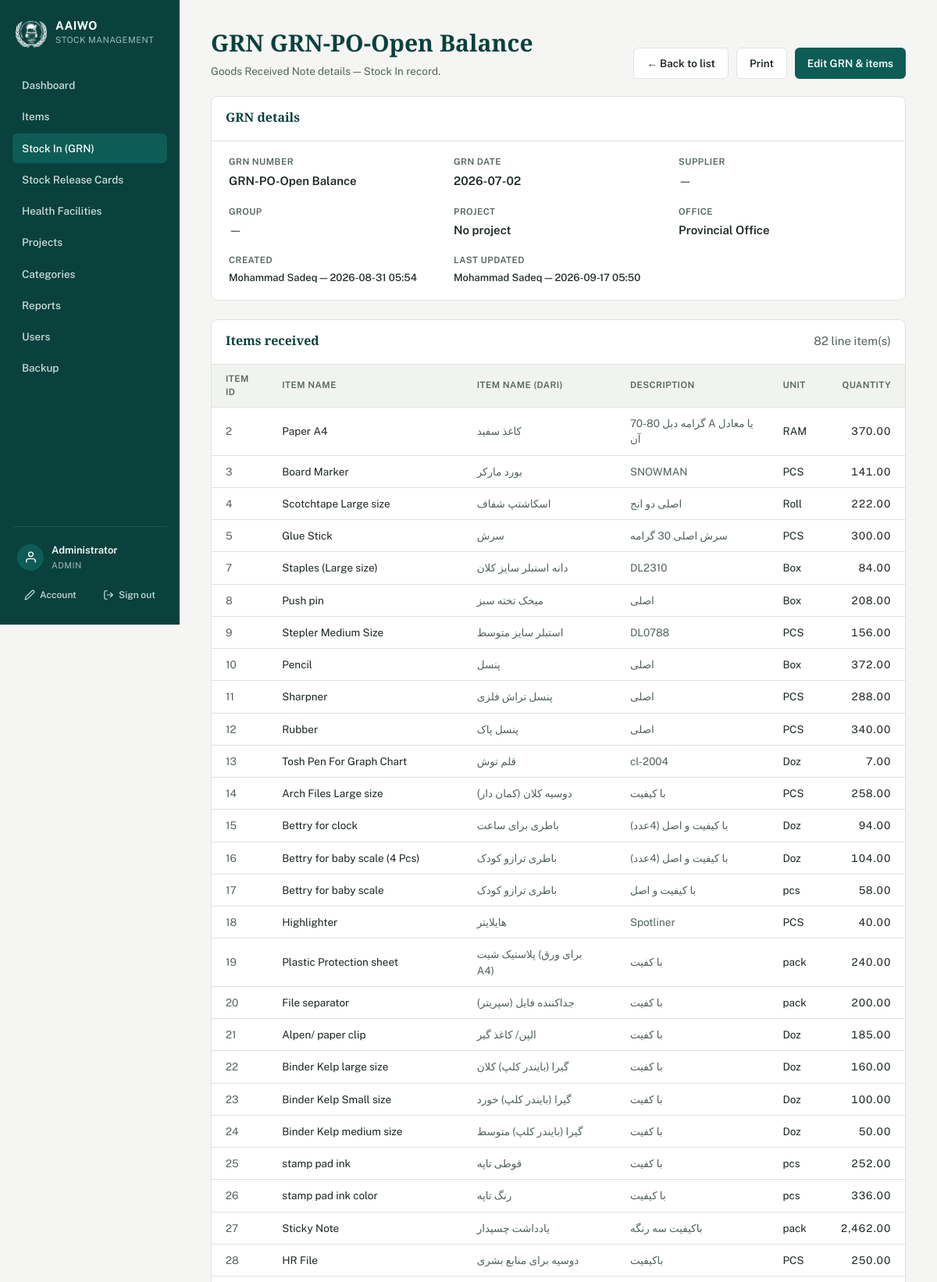
Page /receipt_view?id=10 (signed in, upper part) on the committed database.
### tables this page shows
CREATE TABLE Users (
            UserID INTEGER PRIMARY KEY AUTOINCREMENT,
            Username TEXT NOT NULL UNIQUE,
            PasswordHash TEXT NOT NULL,
            FullName TEXT,
            Role TEXT NOT NULL DEFAULT 'staff',
            Active INTEGER NOT NULL DEFAULT 1,
            MustChangePassword INTEGER NOT NULL DEFAULT 0,
            CreatedAt TEXT NOT NULL DEFAULT (datetime('now'))
        , FailedLoginAttempts INTEGER NOT NULL DEFAULT 0, LockedUntil TEXT, Office TEXT);

CREATE TABLE StockReceipts (
    ReceiptID   INTEGER PRIMARY KEY AUTOINCREMENT,
    GRNNumber   TEXT NOT NULL UNIQUE,
    ReceiptDate TEXT
, Supplier TEXT, CreatedByUserID INTEGER, UpdatedByUserID INTEGER, CreatedAt TEXT, UpdatedAt TEXT, GroupName TEXT, Office TEXT DEFAULT 'main', ProjectID INTEGER);

CREATE TABLE StockReceiptDetails (
    ReceiptDetailID INTEGER PRIMARY KEY AUTOINCREMENT,
    ReceiptID       INTEGER NOT NULL REFERENCES StockReceipts(ReceiptID),
    ItemID          INTEGER NOT NULL REFERENCES Items(ItemID),
    Quantity        REAL NOT NULL
);

CREATE TABLE Items (
    ItemID         INTEGER PRIMARY KEY,
    ItemNo         INTEGER,
    ItemName       TEXT NOT NULL,
    ItemNameLocal  TEXT,
    Description    TEXT,
    Unit           TEXT,
    OpeningQtyIn   INTEGER DEFAULT 0,
    OpeningQtyOut  INTEGER DEFAULT 0
, LowStockLevel REAL, Office TEXT DEFAULT 'main', ItemCode TEXT, ProjectID INTEGER, CategoryID INTEGER);

### includes/functions.php (called while the page is built, shortened)
<?php
require_once __DIR__ . '/../config/db.php';
function h(?string $s): string {
    return htmlspecialchars($s ?? '', ENT_QUOTES, 'UTF-8');
}
function current_user(): ?array {
    return $_SESSION['user_full'] ?? null;
}
function require_login(): void {
    $stmt = db()->prepare('SELECT * FROM Users WHERE UserID = ?');
    $stmt->execute([$_SESSION['user']['UserID']]);
}
function is_admin(): bool {
    return (current_user()['Role'] ?? '') === 'admin';
}
function office_label(?string $office): string {
    switch ($office) {
        case 'provincial': return 'Provincial Office';
    }
}
function project_label(?int $id): string {
    return $id === null ? 'No project' : (project_name($id) ?: 'Missing project');
}

### config/db.php (called while the page is built, shortened)
<?php
function db_file_path(): string {
    return __DIR__ . '/../data/stock_management.sqlite';
}
function db(): PDO {
    static $pdo = null;
    if ($pdo === null) {
        $path = db_file_path();
        $pdo = new PDO('sqlite:' . $path);
        $pdo->setAttribute(PDO::ATTR_ERRMODE, PDO::ERRMODE_EXCEPTION);
        $pdo->setAttribute(PDO::ATTR_DEFAULT_FETCH_MODE, PDO::FETCH_ASSOC);
        $pdo->exec('PRAGMA foreign_keys = ON');
        stockapp_migrate($pdo);
    }
    return $pdo;
}
function stockapp_migrate(PDO $pdo): void {
    $pdo->exec("
        CREATE TABLE IF NOT EXISTS Users (
            UserID INTEGER PRIMARY KEY AUTOINCREMENT,
            Username TEXT NOT NULL UNIQUE COLLATE NOCASE,
            PasswordHash TEXT NOT NULL,
            FullName TEXT,
            Role TEXT NOT NULL DEFAULT 'staff',
            Active INTEGER NOT NULL DEFAULT 1,
            MustChangePassword INTEGER NOT NULL DEFAULT 0,
            CreatedAt TEXT NOT NULL DEFAULT (datetime('now'))
        )
    ");
    $auditCols = [
        'CreatedByUserID' => 'INTEGER',
        'UpdatedByUserID' => 'INTEGER',
        'CreatedAt' => 'TEXT',
        'UpdatedAt' => 'TEXT',
        'GroupName' => 'TEXT',
    ];
    foreach (['StockReceipts', 'StockReleases'] as $table) {
        $existing = array_column($pdo->query('PRAGMA table_info(' . $table . ')')->fetchAll(), 'name');
    }
    $stockReleasesExists = (bool)$pdo->query("SELECT name FROM sqlite_master WHERE type='table' AND name='StockReleases'")->fetchColumn();
    if ($stockReleasesExists) {
        $existingReleaseCols = array_column($pdo->query('PRAGMA table_info(StockReleases)')->fetchAll(), 'name');
    }
    $pdo->exec('CREATE TABLE IF NOT EXISTS Projects (
        ProjectID INTEGER PRIMARY KEY AUTOINCREMENT,
        ProjectName TEXT NOT NULL,
        Description TEXT,
        CreatedByUserID INTEGER,
        CreatedAt TEXT,
        UpdatedByUserID INTEGER,
        UpdatedAt TEXT
    )');
    foreach (['Items', 'StockReceipts', 'StockReleases'] as $projectTable) {
        $existingCols = array_column($pdo->query('PRAGMA table_info(' . $projectTable . ')')->fetchAll(), 'name');
    }
    $categoriesExisted = (bool)$pdo->query("SELECT name FROM sqlite_master WHERE type='table' AND name='ItemCategories'")->fetchColumn();
    $pdo->exec('CREATE TABLE IF NOT EXISTS ItemCategories (
        CategoryID INTEGER PRIMARY KEY AUTOINCREMENT,
        CategoryName TEXT NOT NULL,
        CategoryNameLocal TEXT,
        CreatedAt TEXT
    )');
    $existingItemCols = array_column($pdo->query('PRAGMA table_info(Items)')->fetchAll(), 'name');
    $existingUserCols = array_column($pdo->query('PRAGMA table_info(Users)')->fetchAll(), 'name');
    foreach (['Items', 'HealthFacilities', 'StockReceipts', 'StockReleases'] as $table) {
        $tableExists = (bool)$pdo->query("SELECT name FROM sqlite_master WHERE type='table' AND name='$table'")->fetchColumn();
        $cols = array_column($pdo->query('PRAGMA table_info(' . $table . ')')->fetchAll(), 'name');
    }
    $hfTableExists = (bool)$pdo->query("SELECT name FROM sqlite_master WHERE type='table' AND name='HealthFacilities'")->fetchColumn();
    if ($hfTableExists) {
        $existingHfCols = array_column($pdo->query('PRAGMA table_info(HealthFacilities)')->fetchAll(), 'name');
    }
    $itemsTableExists = (bool)$pdo->query("SELECT name FROM sqlite_master WHERE type='table' AND name='Items'")->fetchColumn();
    if ($itemsTableExists) {
        $existingItemCols = array_column($pdo->query('PRAGMA table_info(Items)')->fetchAll(), 'name');
    }
    $userCount = (int)$pdo->query('SELECT COUNT(*) FROM Users')->fetchColumn();
}

### receipt_view.php (the view, shortened to what this page needs)
<?php
require __DIR__ . '/includes/functions.php';
require_login();
$receiptId = isset($_GET['id']) ? (int)$_GET['id'] : 0;
$receipt = db()->prepare('
    SELECT sr.*,
           cu.FullName AS CreatedByName, cu.Username AS CreatedByUsername,
           uu.FullName AS UpdatedByName, uu.Username AS UpdatedByUsername
    FROM StockReceipts sr
    LEFT JOIN Users cu ON cu.UserID = sr.CreatedByUserID
    LEFT JOIN Users uu ON uu.UserID = sr.UpdatedByUserID
    WHERE sr.ReceiptID = ?
');
$receipt->execute([$receiptId]);
$receipt = $receipt->fetch();
$lines = db()->prepare('
    SELECT rd.*, i.ItemName, i.ItemNameLocal, i.Description, i.Unit
    FROM StockReceiptDetails rd
    JOIN Items i ON i.ItemID = rd.ItemID
    WHERE rd.ReceiptID = ?
    ORDER BY rd.ItemID
');
$lines->execute([$receiptId]);
$lines = $lines->fetchAll();
require __DIR__ . '/includes/header.php';
?>
<div class="page-head">
  <div>
    <h1>GRN <?= h($receipt['GRNNumber']) ?></h1>
    <p>Goods Received Note details — Stock In record.</p>
  </div>
  <div style="display:flex;gap:10px;">
    <a class="btn secondary" href="receipts">&larr; Back to list</a>
    <a class="btn secondary" href="receipt_print?id=<?= $receipt['ReceiptID'] ?>" target="_blank">Print</a>
    <a class="btn" href="receipt_form?id=<?= $receipt['ReceiptID'] ?>">Edit GRN &amp; items</a>
  </div>
</div>
<div class="panel">
  <div class="panel-head"><h2>GRN details</h2></div>
  <div class="detail-grid">
    <div>
      <div class="label">GRN number</div>
      <div class="value"><?= h($receipt['GRNNumber']) ?></div>
    </div>
    <div>
      <div class="label">GRN date</div>
      <div class="value"><?= $receipt['ReceiptDate'] ? h($receipt['ReceiptDate']) : '<span class="muted">—</span>' ?></div>
    </div>
    <div>
      <div class="label">Supplier</div>
      <div class="value"><?= $receipt['Supplier'] ? h($receipt['Supplier']) : '<span class="muted">—</span>' ?></div>
    </div>
    <div>
      <div class="label">Group</div>
      <div class="value"><?= $receipt['GroupName'] ? h($receipt['GroupName']) : '<span class="muted">—</span>' ?></div>
    </div>
    <div>
      <div class="label">Project</div>
      <div class="value"><?= h(project_label($receipt['ProjectID'] ?? null)) ?></div>
    </div>
    <?php if (is_admin()): ?>
    <div>
      <div class="label">Office</div>
      <div class="value"><?= h(office_label($receipt['Office'] ?? null)) ?></div>
    </div>
    <?php endif; ?>
  </div>
  <div class="detail-grid" style="padding-top:0;">
    <div>
      <div class="label">Created</div>
      <div class="value muted" style="font-size:13px;font-weight:500;">
        <?php if ($receipt['CreatedAt']): ?>
          <?= h($receipt['CreatedByName'] ?: $receipt['CreatedByUsername'] ?: 'Unknown user') ?> — <?= h(substr($receipt['CreatedAt'], 0, 16)) ?>
        <?php else: ?>
          — <span title="Created before user accounts were added">(before user tracking)</span>
        <?php endif; ?>
      </div>
    </div>
    <div>
      <div class="label">Last updated</div>
      <div class="value muted" style="font-size:13px;font-weight:500;">
        <?php if ($receipt['UpdatedAt']): ?>
          <?= h($receipt['UpdatedByName'] ?: $receipt['UpdatedByUsername'] ?: 'Unknown user') ?> — <?= h(substr($receipt['UpdatedAt'], 0, 16)) ?>
        <?php else: ?>
          <span class="muted">—</span>
        <?php endif; ?>
      </div>
    </div>
  </div>
</div>
<div class="panel">
  <div class="panel-head">
    <h2>Items received</h2>
    <span class="muted"><?= count($lines) ?> line item(s)</span>
  </div>
  <table>
    <thead>
      <tr><th>Item ID</th><th>Item Name</th><th>Item Name (Dari)</th><th>Description</th><th>Unit</th><th class="num">Quantity</th></tr>
    </thead>
    <tbody>
      <?php foreach ($lines as $line): ?>
        <tr>
          <td class="muted"><?= h($line['ItemID']) ?></td>
          <td><?= h($line['ItemName']) ?></td>
          <td class="muted"><?= $line['ItemNameLocal'] ? h($line['ItemNameLocal']) : '—' ?></td>
          <td class="muted"><?= h($line['Description']) ?></td>
          <td><?= h($line['Unit']) ?></td>
          <td class="num"><?= number_format($line['Quantity'], 2) ?></td>
        </tr>
      <?php endforeach; ?>
    </tbody>
  </table>
</div>
<?php require __DIR__ . '/includes/footer.php'; ?>

### includes/header.php (shortened to what this page needs)
<?php
require_once __DIR__ . '/functions.php';
$me = current_user();
$current = basename($_SERVER['SCRIPT_NAME']);
$importType = $_GET['type'] ?? ($_POST['import_type'] ?? '');
$isImportGrn = ($current === 'import.php' && $importType !== 'card');
$isImportCard = ($current === 'import.php' && $importType === 'card');
?>
<!DOCTYPE html>
<html lang="en">
<head>
<?php
$cssPath = __DIR__ . '/../assets/style.css';
$cssVer = is_file($cssPath) ? filemtime($cssPath) : 1;
?>
<link rel="stylesheet" href="<?= isset($assetPrefix) ? $assetPrefix : '' ?>assets/style.css?v=<?= $cssVer ?>">
</head>
<body>
<div class="shell">
  <aside class="sidebar">
    <div class="brand" title="Afghan Alfouz Innovational Welfare Organization">
      <img src="<?= isset($assetPrefix) ? $assetPrefix : '' ?>assets/logo-white.png" alt="AAIWO" class="brand-mark-logo">
      <div>
        <div class="brand-title">AAIWO</div>
        <div class="brand-sub">Stock Management</div>
      </div>
    </div>
    <nav>
      <a href="index" class="<?= $current==='index.php'?'active':'' ?>">Dashboard</a>
      <a href="items" class="<?= in_array($current, ['items.php','item_form.php','import_items.php','export_items.php'], true) ? 'active' : '' ?>">Items</a>
      <a href="receipts" class="<?= (in_array($current, ['receipts.php','receipt_form.php','receipt_view.php','export_excel.php'], true) || $isImportGrn) ? 'active' : '' ?>">Stock In (GRN)</a>
      <a href="releases" class="<?= (in_array($current, ['releases.php','release_form.php','release_view.php','export_excel.php'], true) || $isImportCard) ? 'active' : '' ?>">Stock Release Cards</a>
      <a href="health_facilities" class="<?= in_array($current, ['health_facilities.php','hf_form.php','import_hf.php','export_hf.php'], true) ? 'active' : '' ?>">Health Facilities</a>
      <?php if (($me['Role'] ?? '') === 'admin'): ?>
        <a href="projects" class="<?= in_array($current, ['projects.php','project_form.php'], true) ? 'active' : '' ?>">Projects</a>
        <a href="categories" class="<?= in_array($current, ['categories.php','category_form.php'], true) ? 'active' : '' ?>">Categories</a>
        <a href="reports" class="<?= $current==='reports.php'?'active':'' ?>">Reports</a>
        <a href="users" class="<?= $current==='users.php'||$current==='user_form.php'?'active':'' ?>">Users</a>
        <a href="backup" class="<?= $current==='backup.php'?'active':'' ?>">Backup</a>
      <?php endif; ?>
    </nav>
    <div class="sidebar-account">
      <div class="account-card">
        <span class="account-avatar" aria-hidden="true">
          <svg viewBox="0 0 24 24" fill="none" stroke="currentColor" stroke-width="2" stroke-linecap="round" stroke-linejoin="round"><path d="M20 21v-2a4 4 0 0 0-4-4H8a4 4 0 0 0-4 4v2"></path><circle cx="12" cy="7" r="4"></circle></svg>
        </span>
        <div class="account-meta">
          <div class="account-name"><?= h($me['FullName'] ?? '') ?></div>
          <div class="account-role">
            <?= h(ucfirst($me['Role'] ?? '')) ?>
          </div>
        </div>
      </div>
      <div class="account-actions">
        <a href="my_account" class="account-action" title="My account">
          <svg viewBox="0 0 24 24" fill="none" stroke="currentColor" stroke-width="2" stroke-linecap="round" stroke-linejoin="round"><path d="M17 3a2.85 2.83 0 1 1 4 4L7.5 20.5 2 22l1.5-5.5Z"></path></svg>
          <span>Account</span>
        </a>
        <a href="logout" class="account-action" title="Sign out">
          <svg viewBox="0 0 24 24" fill="none" stroke="currentColor" stroke-width="2" stroke-linecap="round" stroke-linejoin="round"><path d="M9 21H5a2 2 0 0 1-2-2V5a2 2 0 0 1 2-2h4"></path><polyline points="16 17 21 12 16 7"></polyline><line x1="21" y1="12" x2="9" y2="12"></line></svg>
          <span>Sign out</span>
        </a>
      </div>
    </div>
  </aside>
  <main class="content">

### rows in the picture
users: FullName "Administrator", Role "ADMIN"
stockreceipts: GRNNumber "GRN-PO-Open Balance", ReceiptDate "2026-07-02", ProjectID "No project", Office "Provincial Office", CreatedAt "2026-08-31 05:54", UpdatedAt "2026-09-17 05:50"
stockreceiptdetails: ItemID "2", ItemID.ItemName "Paper A4", ItemID.ItemNameLocal "کاغذ سفید", ItemID.Description "70-80 گرامه دبل A یا معادل آن", ItemID.Unit "RAM", Quantity "370.00"
stockreceiptdetails: ItemID "3", ItemID.ItemName "Board Marker", ItemID.ItemNameLocal "بورد مارکر", ItemID.Description "SNOWMAN", ItemID.Unit "PCS", Quantity "141.00"
stockreceiptdetails: ItemID "4", ItemID.ItemName "Scotchtape Large size", ItemID.ItemNameLocal "اسکاشتپ شفاف", ItemID.Description "اصلی دو انج", ItemID.Unit "Roll", Quantity "222.00"
stockreceiptdetails: ItemID "5", ItemID.ItemName "Glue Stick", ItemID.ItemNameLocal "سرش", ItemID.Description "سرش اصلی 30 گرامه", ItemID.Unit "PCS", Quantity "300.00"
stockreceiptdetails: ItemID "7", ItemID.ItemName "Staples (Large size)", ItemID.ItemNameLocal "دانه استبلر سایز کلان", ItemID.Description "DL2310", ItemID.Unit "Box", Quantity "84.00"
stockreceiptdetails: ItemID "8", ItemID.ItemName "Push pin", ItemID.ItemNameLocal "میخک تخته سبز", ItemID.Description "اصلی", ItemID.Unit "Box", Quantity "208.00"
stockreceiptdetails: ItemID "9", ItemID.ItemName "Stepler Medium Size", ItemID.ItemNameLocal "استبلر سایز متوسط", ItemID.Description "DL0788", ItemID.Unit "PCS", Quantity "156.00"
stockreceiptdetails: ItemID "10", ItemID.ItemName "Pencil", ItemID.ItemNameLocal "پنسل", ItemID.Description "اصلی", ItemID.Unit "Box", Quantity "372.00"
stockreceiptdetails: ItemID "11", ItemID.ItemName "Sharpner", ItemID.ItemNameLocal "پنسل تراش فلزی", ItemID.Description "اصلی", ItemID.Unit "PCS", Quantity "288.00"
stockreceiptdetails: ItemID "12", ItemID.ItemName "Rubber", ItemID.ItemNameLocal "پنسل پاک", ItemID.Description "اصلی", ItemID.Unit "PCS", Quantity "340.00"
stockreceiptdetails: ItemID "13", ItemID.ItemName "Tosh Pen For Graph Chart", ItemID.ItemNameLocal "قلم توش", ItemID.Description "cl-2004", ItemID.Unit "Doz", Quantity "7.00"
stockreceiptdetails: ItemID "14", ItemID.ItemName "Arch Files Large size", ItemID.ItemNameLocal "دوسیه کلان (کمان دار)", ItemID.Description "با کیفیت", ItemID.Unit "PCS", Quantity "258.00"
stockreceiptdetails: ItemID "15", ItemID.ItemName "Bettry for clock", ItemID.ItemNameLocal "باطری برای ساعت", ItemID.Description "با کیفیت و اصل (4عدد)", ItemID.Unit "Doz", Quantity "94.00"
stockreceiptdetails: ItemID "16", ItemID.ItemName "Bettry for baby scale (4 Pcs)", ItemID.ItemNameLocal "باطری ترازو کودک", ItemID.Description "با کیفیت و اصل (4عدد)", ItemID.Unit "Doz", Quantity "104.00"
stockreceiptdetails: ItemID "17", ItemID.ItemName "Bettry for baby scale", ItemID.ItemNameLocal "باطری ترازو کودک", ItemID.Description "با کیفیت و اصل", ItemID.Unit "pcs", Quantity "58.00"
stockreceiptdetails: ItemID "18", ItemID.ItemName "Highlighter", ItemID.ItemNameLocal "هایلایتر", ItemID.Description "Spotliner", ItemID.Unit "PCS", Quantity "40.00"
stockreceiptdetails: ItemID "19", ItemID.ItemName "Plastic Protection sheet", ItemID.ItemNameLocal "پلاستیک شیت (برای ورق A4)", ItemID.Description "با کفیت", ItemID.Unit "pack", Quantity "240.00"
stockreceiptdetails: ItemID "20", ItemID.ItemName "File separator", ItemID.ItemNameLocal "جداکننده فایل (سپریتر)", ItemID.Description "با کفیت", ItemID.Unit "pack", Quantity "200.00"
stockreceiptdetails: ItemID "21", ItemID.ItemName "Alpen/ paper clip", ItemID.ItemNameLocal "الپن/ کاغذ گیر", ItemID.Description "با کفیت", ItemID.Unit "Doz", Quantity "185.00"
stockreceiptdetails: ItemID "22", ItemID.ItemName "Binder Kelp large size", ItemID.ItemNameLocal "گیرا (بایندر کلپ) کلان", ItemID.Description "با کفیت", ItemID.Unit "Doz", Quantity "160.00"
stockreceiptdetails: ItemID "23", ItemID.ItemName "Binder Kelp Small size", ItemID.ItemNameLocal "گیرا (بایندر کلپ) خورد", ItemID.Description "با کفیت", ItemID.Unit "Doz", Quantity "100.00"
stockreceiptdetails: ItemID "24", ItemID.ItemName "Binder Kelp medium size", ItemID.ItemNameLocal "گیرا (بایندر کلپ) متوسط", ItemID.Description "با کفیت", ItemID.Unit "Doz", Quantity "50.00"
stockreceiptdetails: ItemID "25", ItemID.ItemName "stamp pad ink", ItemID.ItemNameLocal "قوطی تاپه", ItemID.Description "با کفیت", ItemID.Unit "pcs", Quantity "252.00"
stockreceiptdetails: ItemID "26", ItemID.ItemName "stamp pad ink color", ItemID.ItemNameLocal "رنگ تاپه", ItemID.Description "با کیفیت", ItemID.Unit "pcs", Quantity "336.00"
stockreceiptdetails: ItemID "27", ItemID.ItemName "Sticky Note", ItemID.ItemNameLocal "یادداشت چسپدار", ItemID.Description "باکیفیت سه رنگه", ItemID.Unit "pack", Quantity "2,462.00"
stockreceiptdetails: ItemID "28", ItemID.ItemName "HR File", ItemID.ItemNameLocal "دوسیه برای منابع بشری", ItemID.Description "باکیفیت", ItemID.Unit "PCS", Quantity "250.00"

### other values in the picture
count($lines) "82"
